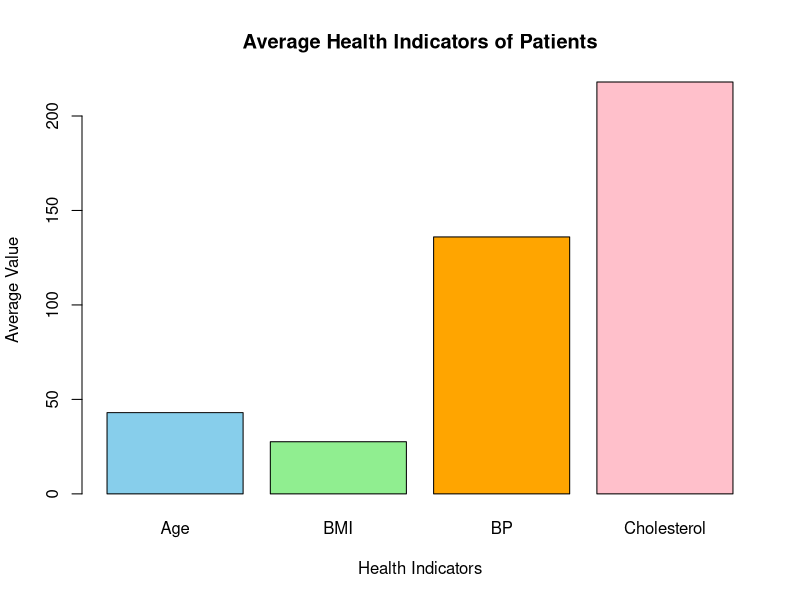

This chart was generated by the following R code:
# Create Dataset
patient <- data.frame(
  Age = c(25,40,55,35,60),
  BMI = c(22,28,30,26,32),
  BP = c(120,135,145,130,150),
  Cholesterol = c(180,210,240,200,260)
)

# Calculate Averages
avg <- colMeans(patient)

# Bar Chart
barplot(
  avg,
  col = c("skyblue","lightgreen","orange","pink"),
  xlab = "Health Indicators",
  ylab = "Average Value",
  main = "Average Health Indicators of Patients"
)
